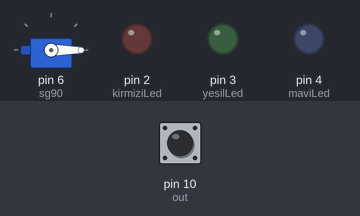
The sketch below on a simulated Arduino Uno, built with avr-gcc and run on an emulated ATmega328P. Shown: servo, output pins drawn as LEDs (lit = HIGH). The inputs (shaded band) are chosen by the test bench; at power-on: pin 10 (out) LOW. Pins used as bus, display or sensor lines are not drawn.

Above: at 0.1 s.
At 4.2 s:
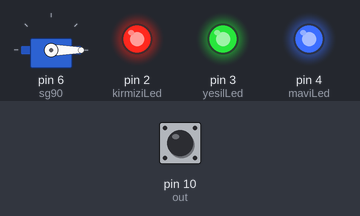
4.3 s: pin 10 (out) pulsed HIGH 5 times (0.12 s each, 0.3 s apart)
At 7.65 s:
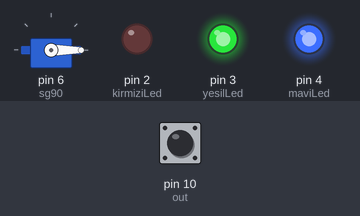
Timing chart, 0 to 9.3 s (numbered marks = the images above; inputs shaded):
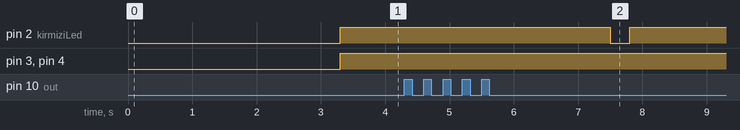

Measured:
- after the input at 4.3 s, pin 2 (kirmiziLed): HIGH → LOW after 3.2 s, → HIGH 0.30 s later

The sketch:

Renk_Ay_rmaya_G_re_Lgb_Ledin_yanmas_.ino
```cpp
#include<Servo.h>

Servo sg90;
int pos=0;


const int s0 = 8;
const int s1 = 9;
const int s2 = 12;
const int s3 = 11;
const int out = 10;
int kirmiziLed = 2;
int yesilLed = 3; // RGB Ledlerin pinleri
int maviLed = 4;
int kirmizi = 0;
int yesil = 0;   // Renkleri baslangınc degerleri
int mavi = 0;

void setup()
{ sg90.write(0);
  sg90.attach(6);
  Serial.begin(9600);
  pinMode(s0, OUTPUT);
  pinMode(s1, OUTPUT);
  pinMode(s2, OUTPUT);
  pinMode(s3, OUTPUT);
  pinMode(out, INPUT);
  pinMode(kirmiziLed, OUTPUT);
  pinMode(yesilLed, OUTPUT);
  pinMode(maviLed, OUTPUT);
  digitalWrite(s0, HIGH);
  digitalWrite(s1, HIGH);

}

void loop()
{
  renk();
 /*Serial.println("Kirmizi");
  Serial.println(kirmizi,DEC);

  Serial.println("Mavi");
  Serial.println(mavi,DEC);

  Serial.println("Yesil");
  Serial.println(yesil,DEC);
  delay(1000);*/
  if (kirmizi< mavi && kirmizi < yesil && kirmizi<150 )
  {
    sg90.write(0);
    digitalWrite(kirmiziLed,LOW );
    digitalWrite(yesilLed, HIGH);
    digitalWrite(maviLed, HIGH);
  }
  if (mavi < kirmizi && mavi <yesil && mavi<800 && 20<mavi)
  {
    sg90.write(90);
    digitalWrite(kirmiziLed, HIGH);
    digitalWrite(yesilLed, HIGH);
    digitalWrite(maviLed, LOW);

  }
  if (yesil < kirmizi && yesil < mavi && yesil<400)
  {
    digitalWrite(kirmiziLed, HIGH);
    digitalWrite(yesilLed, LOW);
    digitalWrite(maviLed, HIGH);
  }
  if(kirmizi<mavi && yesil<mavi && kirmizi<yesil && kirmizi<400  )
  {
    sg90.write(180);
    digitalWrite(kirmiziLed, LOW);
    digitalWrite(yesilLed, LOW);
    digitalWrite(maviLed, HIGH);


    }

  else
  {

    delay(300);
    digitalWrite(kirmiziLed, HIGH);
    digitalWrite(yesilLed, HIGH);
    digitalWrite(maviLed, HIGH);

  }
}

void renk()
{
  digitalWrite(s2, LOW);
  digitalWrite(s3, LOW);
  kirmizi = pulseIn(out, digitalRead(out) == HIGH ? LOW : HIGH);
  digitalWrite(s3, HIGH);
  mavi = pulseIn(out, digitalRead(out) == HIGH ? LOW : HIGH);
  digitalWrite(s2, HIGH);
  yesil = pulseIn(out, digitalRead(out) == HIGH ? LOW : HIGH);


}
```
